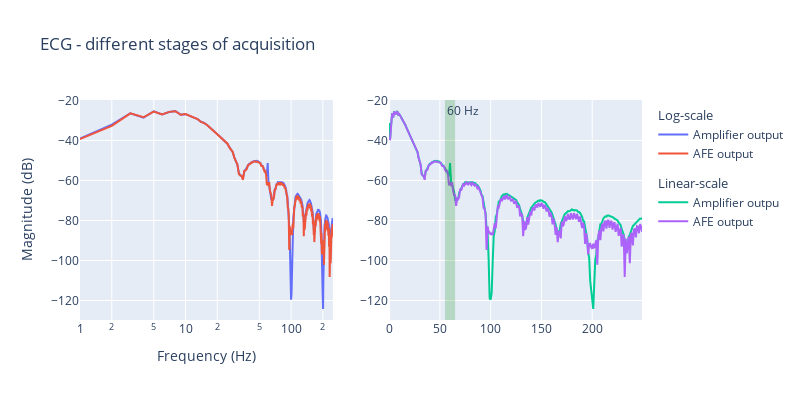

The notebook cell saved with this chart:
### Code cell
fig = make_subplots(rows=1, cols=2, shared_xaxes=False)

fig.add_trace(
    go.Scatter(x=dff['Freq.'], y=dff['V(amp_out)'], 
    legendgrouptitle_text='Log-scale', name='Amplifier output', legendgroup='Log-scale'),
    row=1, col=1
)

fig.add_trace(
    go.Scatter(x=dff['Freq.'], y=dff['V(bp_out)'], 
    legendgrouptitle_text='Log-scale', name='AFE output', legendgroup='Log-scale'),
    row=1, col=1
)
fig.add_trace(
    go.Scatter(x=dff['Freq.'], y=dff['V(amp_out)'], 
    legendgrouptitle_text='Linear-scale', name='Amplifier outpu', legendgroup='Linear-scale'),
    row=1, col=2
)

fig.add_trace(
    go.Scatter(x=dff['Freq.'], y=dff['V(bp_out)'], 
    legendgrouptitle_text='Linear-scale', name='AFE output', legendgroup='Linear-scale'),
    row=1, col=2
)
fig.add_vrect(
    x0=55, x1=65, 
    annotation_text='60 Hz', annotation_position="top left",
    fillcolor='green', opacity=0.2, line_width=0,
    row=1, col=2
)

fig.update_layout(height=400, width=800, title_text='ECG - different stages of acquisition')
#fig.update_xaxes(type="log")
fig.update_yaxes(title_text="", showgrid=True)
fig.update_xaxes(title_text="", showgrid=True)
fig['layout']['xaxis1']['type'] = 'log'
fig['layout']['yaxis1']['title']='Magnitude (dB)'
fig['layout']['xaxis1']['title']='Frequency (Hz)'


fig.show()

### Figure 1 — Plotly figure (JSON) as saved in the notebook; plotly's stock layout.template omitted (floating-point values rounded to 4 significant figures; data arrays with more than 128 entries replaced by an {"elided": "..."} marker saying what was removed)
{"data": [{"legendgroup": "Log-scale", "legendgrouptitle": {"text": "Log-scale"}, "name": "Amplifier output", "type": "scatter", "x": {"elided": "250 int values"}, "xaxis": "x", "y": {"elided": "250 float values"}, "yaxis": "y"}, {"legendgroup": "Log-scale", "legendgrouptitle": {"text": "Log-scale"}, "name": "AFE output", "type": "scatter", "x": {"elided": "250 int values"}, "xaxis": "x", "y": {"elided": "250 float values"}, "yaxis": "y"}, {"legendgroup": "Linear-scale", "legendgrouptitle": {"text": "Linear-scale"}, "name": "Amplifier outpu", "type": "scatter", "x": {"elided": "250 int values"}, "xaxis": "x2", "y": {"elided": "250 float values"}, "yaxis": "y2"}, {"legendgroup": "Linear-scale", "legendgrouptitle": {"text": "Linear-scale"}, "name": "AFE output", "type": "scatter", "x": {"elided": "250 int values"}, "xaxis": "x2", "y": {"elided": "250 float values"}, "yaxis": "y2"}], "layout": {"annotations": [{"showarrow": false, "text": "60 Hz", "x": 55, "xanchor": "left", "xref": "x2", "y": 1, "yanchor": "top", "yref": "y2 domain"}], "height": 400, "shapes": [{"fillcolor": "green", "line": {"width": 0}, "opacity": 0.2, "type": "rect", "x0": 55, "x1": 65, "xref": "x2", "y0": 0, "y1": 1, "yref": "y2 domain"}], "title": {"text": "ECG - different stages of acquisition"}, "width": 800, "xaxis": {"anchor": "y", "domain": [0, 0.45], "showgrid": true, "title": {"text": "Frequency (Hz)"}, "type": "log"}, "xaxis2": {"anchor": "y2", "domain": [0.55, 1], "showgrid": true, "title": {"text": ""}}, "yaxis": {"anchor": "x", "domain": [0, 1], "showgrid": true, "title": {"text": "Magnitude (dB)"}}, "yaxis2": {"anchor": "x2", "domain": [0, 1], "showgrid": true, "title": {"text": ""}}}}
